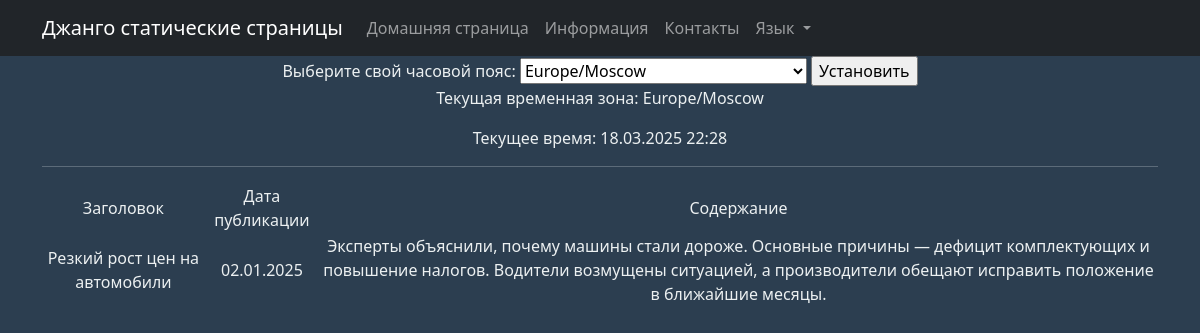
/news/12/, run on the app's committed database.
### models_app/models.py (models this page shows, shortened)
class Post(models.Model):
    ARTICLE = 'AR'
    NEWS = 'NW'
    POST_TYPE_CHOICES = [
        (ARTICLE, 'Article'),
        (NEWS, 'News'),
    ]
    author = models.ForeignKey(Author, on_delete=models.CASCADE, related_name='posts')
    post_type = models.CharField(max_length=2, choices=POST_TYPE_CHOICES, default=ARTICLE)
    created_at = models.DateTimeField(auto_now_add=True)
    categories = models.ManyToManyField(Category, related_name='posts')
    title = models.CharField(max_length=255)
    content = models.TextField()
    rating = models.IntegerField(default=0)

### models_app/views.py (the view)
# urls.py: path('news/<int:pk>/', NewsDetail.as_view(), name='news_by_id'),
class NewsDetail(DetailView):
    model = Post
    queryset = Post.objects.filter(post_type='NW')
    template_name = 'news_item.html'
    context_object_name = 'news_item'

### models_app/templatetags/custom_filters.py (called while the page is built)
@register.filter()
def censor(string):
    bad_words = ["убийство", "фальсификация", "хакеры"]
    if not isinstance(string, str):
        raise ValueError("Фильтр 'censor' можно применять только к строкам.")
    cleaned_string = ''.join(char for char in string if char.isalnum() or char.isspace()) #очистка строки от спец символов (!,$, и т.д.)
    words = cleaned_string.split()
    for word in words:
        if word.lower() in bad_words:
            censored_word = word[0] + "*" * (len(word) - 1)
            string = string.replace(word, censored_word)
    return string

### news_portal/context_processors.py (called while the page is built)
def timezone_context(request):
    selected_timezone = request.session.get('django_timezone', 'Europe/Moscow')
    user_tz = pytz.timezone(selected_timezone)
    current_time = timezone.now().astimezone(user_tz)
    return {
        'selected_timezone': selected_timezone,
        'timezones': pytz.common_timezones,
        'current_time': current_time,  # Передаём текущее время глобально
        'current_hour': current_time.hour,  # Передаём час отдельно
    }

### templates/news_item.html
{% extends 'flatpages/default.html' %}
{% load i18n %}
{% load custom_filters %}
{% block content %}
{% if news_item %}
    <table>
           <tr>
               <td>{% trans "Title" %}</td>
               <td>{% trans "Publication Date" %}</td>
               <td>{% trans "Content" %}</td>
           </tr>
           <tr>
               <td>{{ news_item.title|censor }}</td>
               <td>{{ news_item.created_at|date:'d.m.Y' }}</td>
               <td>{{ news_item.content|censor }}</td>
           </tr>
       </table>
{% else %}
    <h2> Новости нет! </h2>
{% endif %}
{% endblock content %}

### data on the page
Post: title|censor "Резкий рост цен на автомобили", created_at "02.01.2025", content|censor "Эксперты объяснили, почему машины стали дороже. Основные причины — дефицит комплектующих и повышение налогов. Водители возмущены ситуацией, а производители обещают исправить положение в ближайшие месяцы."

### other printed values
{{ selected_timezone }} "Europe/Moscow"
{{ current_time|date:"d.m.Y H:i" }} "18.03.2025 22:28"
form field timezone "Europe/Moscow"
